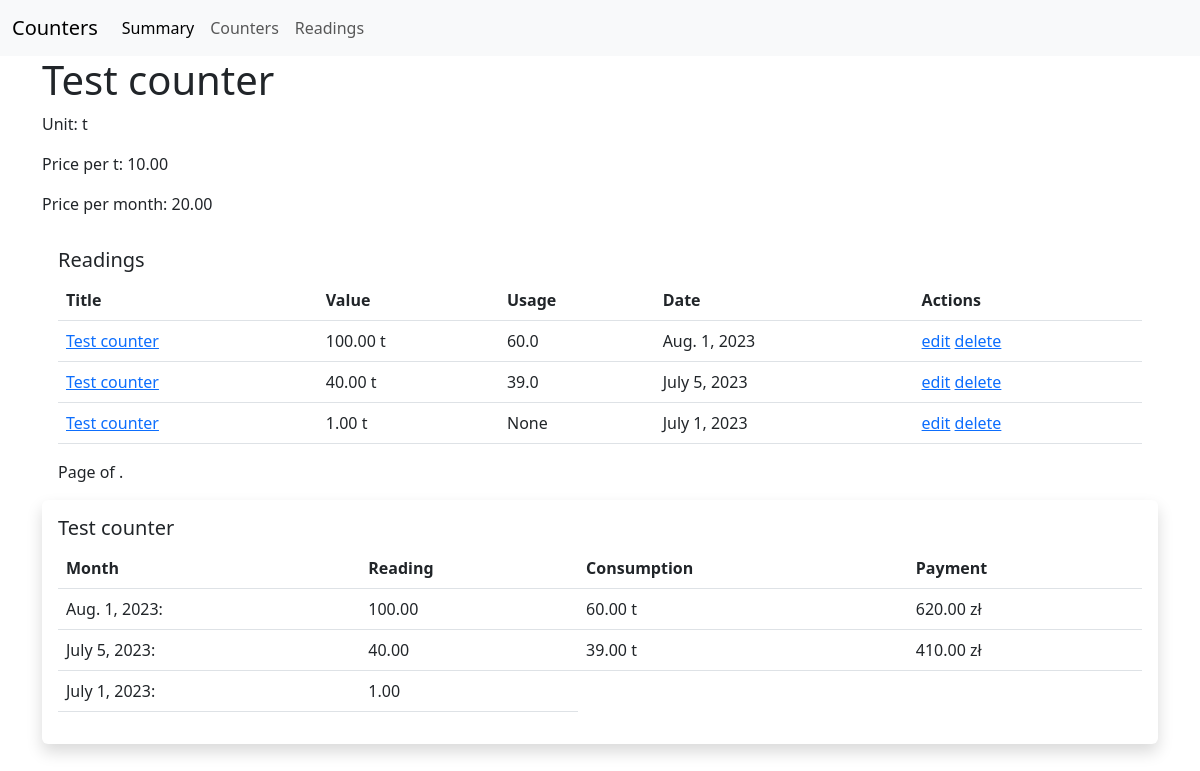
The app's page /counter/1/detail/ (signed in) with its own data.
### counters/models.py (models this page shows, shortened)
class Counter(models.Model):
    user = models.ForeignKey(
        get_user_model(), on_delete=models.CASCADE, related_name="counters"
    )
    title = models.CharField(max_length=60)
    unit = models.CharField(max_length=60, blank=True, null=True)
    price_per_unit = models.DecimalField(max_digits=5, decimal_places=2, default=0)
    fixed_price = models.DecimalField(max_digits=5, decimal_places=2, default=0)

class Reading(models.Model):
    class Meta:
        ordering = ("-date",)
    counter = models.ForeignKey(
        "Counter", related_name="readings", on_delete=models.CASCADE
    )
    date = models.DateField()
    value = models.DecimalField(max_digits=10, decimal_places=2)
    def get_previous_reading(self):
        return self.counter.readings.filter(pk__lt=self.pk).order_by("-pk").first()
    def usage_in_units(self):
        previous_reading = self.get_previous_reading()
        if previous_reading:
            return float(self.value) - float(previous_reading.value)
    def payment(self):
        if self.get_previous_reading():
            if self.usage_in_units():
                total = self.usage_in_units() * float(self.counter.price_per_unit)
                return total + float(self.counter.fixed_price) if self.counter.fixed_price else total
            return self.counter.fixed_price

### counters/views.py (the view)
# urls.py: path("counter/<int:pk>/detail/", CounterDetailView.as_view(), name="counter-detail"),
class CounterDetailView(DetailView):
    model = Counter
    def get_queryset(self):
        queryset = super().get_queryset()
        queryset = queryset.filter(user=self.request.user)
        return queryset

### counters/templates/counters/counter_detail.html
{% extends "counters/dashboard.html" %}
{% block data %}
    <h1>{{ object.title }}</h1>
    <p>Unit: {{ object.unit }}</p>
    <p>Price per {{ object.unit }}: {{ object.price_per_unit }}</p>
    <p>Price per month: {{ object.fixed_price }}</p>
    {% with object_list=object.readings.all %}
        {% include 'counters/partials/readings_table.html' %}
    {% endwith %}
    {% include 'counters/partials/summary_per_month_table.html' %}
{% endblock %}

### counters/templates/counters/partials/readings_table.html
<div class="card border-0">
<div class=card-body>
        {% if object_list %}
        <h5 class="card-title">Readings</h5>
<table class="table table-hover">
    <thead>
        <tr>
            <th>Title</th>
            <th>Value</th>
            <th>Usage</th>
            <th>Date</th>
            <th>Actions</th>
        </tr>
    </thead>
    <tbody>
        {% for obj in object_list %}
            <tr>
                <td>
                    <a href="{% url 'counters:counter-detail' obj.counter.id %}">{{ obj.counter.title }}</a>
                </td>
                <td>{{ obj.value }} {{ obj.counter.unit }}</td>
                <td>{{ obj.usage_in_units }}</td>
                <td>{{ obj.date }}</td>
                <td>
                    <a href="{% url 'counters:reading-edit' obj.id %}">edit</a>
                    <a href="{% url 'counters:reading-delete' obj.id %}">delete</a>
                </td>
            </tr>
        {% endfor %}
    </tbody>
</table>
    {% include 'counters/partials/pagination.html' %}
    {% else %}
    <h5 class="card-title">No readings for now...</h5>
    {% endif %}
</div>
    </div>

### counters/templates/counters/partials/summary_per_month_table.html
<div class="card border-0 shadow rounded">
    <div class="card-body">
        <h5 class="card-title">{{ counter.title }}</h5>
        <table class="table table-hover">
            <thead>
            <tr>
                <th>Month</th>
                <th>Reading</th>
                <th>Consumption</th>
                <th>Payment</th>
            </tr>
            </thead>
            <tr>
                {% for reading in counter.readings.all %}
            <tr>
                <td>{{ reading.date }}:</td>
                <td>{{ reading.value }}</td>
                {% if reading.usage_in_units %}
                <td>{{ reading.usage_in_units|floatformat:2 }} {{ counter.unit }}</td>
                {% endif %}
                {% if reading.payment %}
                <td>{{ reading.payment|floatformat:2 }} zł</td>
                {% endif %}
            </tr>
            {% endfor %}
            </tr>
        </table>
    </div>
</div>

### records on screen
Counter: title "Test counter", unit "t", price_per_unit "10.00", fixed_price "20.00"
Reading: counter "Test counter", value "100.00", counter.unit "t", usage_in_units "60.0", date "Aug. 1, 2023", usage_in_units "60.00", payment "620.00"
Reading: counter "Test counter", value "40.00", counter.unit "t", usage_in_units "39.0", date "July 5, 2023", usage_in_units "39.00", payment "410.00"
Reading: counter "Test counter", value "1.00", counter.unit "t", usage_in_units "None", date "July 1, 2023"
